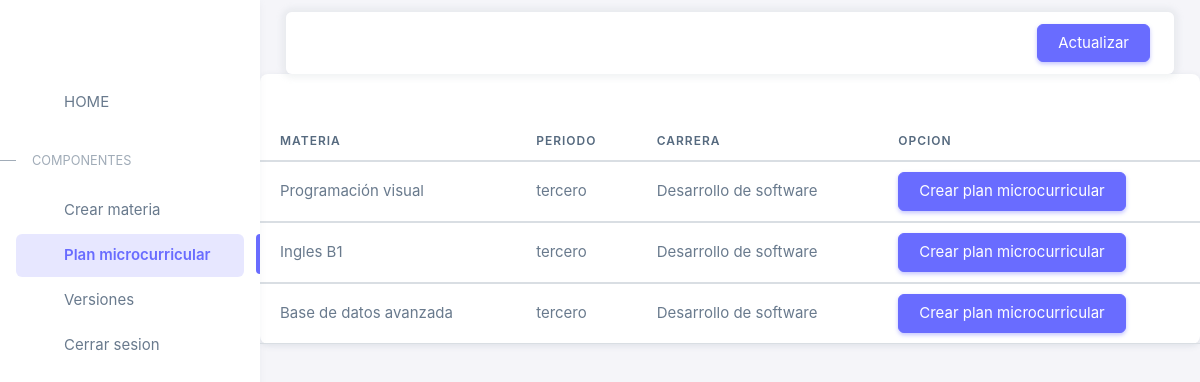
The page /plan/ (signed in) on the database its author committed.
### inicioApp/models.py (models this page shows, shortened)
class Informativo(models.Model):
    id_informativo = models.AutoField(primary_key=True)
    carrera = models.CharField(max_length=60)
    informacion = models.CharField(max_length=200)
    id_asignatura = models.ForeignKey(asignatura, null=True, on_delete=models.SET_NULL)
    periodo = models.CharField(max_length=20)
    prerrequisito = models.CharField(max_length=50, blank=True)
    correquisito = models.CharField(max_length=50, blank=True)
    profesional = models.CharField(max_length=50, blank=True)
    unidad_organ = models.CharField(max_length=20)
    horas_docencia = models.IntegerField()
    horas_prac_docente = models.IntegerField()
    horas_pract_autonoma = models.IntegerField()
    horas_trab_autonomo = models.IntegerField()
    objetivo_general = models.CharField(max_length=400, blank=True)
    id_ver_syllabus = models.ForeignKey(Syllabus, null=True, on_delete=models.SET_NULL)
    id_usuario = models.ForeignKey(User, null=True, on_delete=models.SET_NULL)

class asignatura(models.Model):
    id_asignatura = models.AutoField(primary_key=True)
    nombre = models.CharField(max_length=50)
    def __str__(self):
        return self.nombre

### inicioApp/views.py (the view)
# urls.py: path('plan/', views.planDef, name='plan'),
def planDef(request):
    informativos_usuario = Informativo.objects.filter(id_usuario=request.user)
    context = {
        'informativos': informativos_usuario,
    }
    return render(request, 'plan.html', context)

### inicioApp/context_processors.py (called while the page is built)
def asignaturas_context(request):
    asignaturas = asignatura.objects.all()
    return {'asignaturas': asignaturas}

### inicioApp/templates/plan.html (shortened to what this page needs)
{% load static %}
<!DOCTYPE html>
<html lang="en" class="light-style layout-menu-fixed" dir="ltr" data-theme="theme-default" data-assets-path="../assets/" data-template="vertical-menu-template-free">
<head>
    <link rel="stylesheet" href="{% static 'css/boxicons.css' %}" />
    <link rel="stylesheet" href="{% static 'css/core.css' %}" class="template-customizer-core-css" />
    <link rel="stylesheet" href="{% static 'css/theme-default.css' %}" class="template-customizer-theme-css" />
    <link rel="stylesheet" href="{% static 'css/demo.css' %}" />
</head>
<body>
    <div class="layout-wrapper layout-content-navbar">
        <div class="layout-container">
            <aside id="layout-menu" class="layout-menu menu-vertical menu bg-menu-theme">
                <div class="app-brand demo">
                </div>
                <ul class="menu-inner py-1">
                    <li class="menu-item">
                        <a href="{% url 'principal' %}" class="menu-link">
                            <div data-i18n="Basic">HOME</div>
                        </a>
                    </li>
                    <li class="menu-header small text-uppercase">
                        <span class="menu-header-text">Componentes</span>
                    </li>
                    <li class="menu-item">
                        <a href="{% url 'materia' %}" class="menu-link">
                            <div data-i18n="Basic">Crear materia</div>
                        </a>
                    </li>
                    <li class="menu-item active">
                        <a href="{% url 'plan' %}" class="menu-link">
                            <div data-i18n="Analytics">Plan microcurricular</div>
                        </a>
                    </li>
                    <li class="menu-item">
                        <a href="{% url 'version' %}" class="menu-link">
                            <div data-i18n="Basic">Versiones</div>
                        </a>
                    </li>
                    <li class="menu-item">
                        <a href="{% url 'logout' %}" class="menu-link">
                            <div data-i18n="Boxicons">Cerrar sesion</div>
                        </a>
                    </li>
                </ul>
            </aside>
            <div class="layout-page">
                <nav class="layout-navbar container-xxl navbar navbar-expand-xl navbar-detached align-items-center bg-navbar-theme" id="layout-navbar">
                    <a href="{% url 'ensenar_informacion2' %}" class="btn btn-primary">Actualizar</a>
                </nav>
                <div class="card" >
                    <h5 class="card-header">
                    </h5>
                    <div class="table-responsive text-nowrap">
                        <table class="table table-white">
                            <thead>
                                <tr>
                                    <th>Materia</th>
                                    <th>Periodo</th>
                                    <th>Carrera</th>
                                    <th>Opcion</th>
                                </tr>
                            </thead>
                            <tbody class="table-border-bottom-0">
                            {% for informativo in informativos %}
                                <tr>
                                    <td>{{ informativo.id_asignatura }}</td>
                                    <td>{{ informativo.periodo }}</td>
                                    <td>{{ informativo.carrera }}</td>
                                    <td>
                                        <div class="dropdown">
                                            <button type="button" class="btn btn-primary btn-crear-plan" data-toggle="modal" data-target="#exampleModal" data-id_asignatura="{{ informativo.id_asignatura }}">
                                                   Crear plan microcurricular
                                            </button>
                                        </div>
                                    </td>
                                </tr>
                            </tbody>
                            {% endfor %}
                        </table>
                    </div>
                </div>
            </div>
        </div>
    </div>
</body>
</html>

### inicioApp/static/css/theme-default.css (style rules this page uses)
.bg-menu-theme .menu-header { position: relative; }
.bg-menu-theme .menu-header:before { content: ""; position: absolute; left: 0; top: 1.1875rem; width: 1rem; height: 1px; transition: all 0.3s ease-in-out; }
.layout-wrapper:not(.layout-horizontal) .bg-menu-theme .menu-inner .menu-item .menu-link { border-radius: 0.375rem; }
.layout-wrapper:not(.layout-horizontal) .bg-menu-theme .menu-inner > .menu-item.active:before { content: ""; position: absolute; right: 0; width: 0.25rem; height: 2.5rem; border-radius: 0.375rem 0 0 0.375rem; }
.btn-primary { color: #fff; background-color: #696cff; border-color: #696cff; box-shadow: 0 0.125rem 0.25rem 0 rgba(105, 108, 255, 0.4); }
a { color: #696cff; }
.bg-navbar-theme { background-color: #fff !important; color: #697a8d; }
.layout-navbar { background-color: rgba(255, 255, 255, 0.95) !important; -webkit-backdrop-filter: saturate(200%) blur(6px); backdrop-filter: saturate(200%) blur(6px); }
.navbar-detached { box-shadow: 0 0 0.375rem 0.25rem rgba(161, 172, 184, 0.15); }
.bg-menu-theme { background-color: #fff !important; color: #697a8d; }
.bg-menu-theme .menu-link, .bg-menu-theme .menu-horizontal-prev, .bg-menu-theme .menu-horizontal-next { color: #697a8d; }
.bg-menu-theme .menu-item.open:not(.menu-item-closing) > .menu-toggle, .bg-menu-theme .menu-item.active > .menu-link { color: #566a7f; }
.bg-menu-theme .menu-item.active > .menu-link:not(.menu-toggle) { background-color: #fff; }
.bg-menu-theme .menu-header { color: #8f9baa; }
.bg-menu-theme .menu-inner > .menu-header::before { background-color: transparent; }
.bg-menu-theme .menu-header { color: #a1acb8; }
.bg-menu-theme .menu-header:before { background-color: #a1acb8 !important; }
.bg-menu-theme.menu-vertical { box-shadow: 0 0.125rem 0.375rem 0 rgba(161, 172, 184, 0.12); }
.bg-menu-theme .menu-inner > .menu-item.active > .menu-link { color: #696cff; background-color: rgba(105, 108, 255, 0.16) !important; }
.bg-menu-theme .menu-inner > .menu-item.active:before { background: #696cff; }

### inicioApp/static/css/demo.css (style rules this page uses)
.menu .app-brand.demo { height: 64px; margin-top: 12px; }

### rows shown on the page
Informativo: id_asignatura "Programación visual", periodo "tercero", carrera "Desarrollo de software"
Informativo: id_asignatura "Ingles B1", periodo "tercero", carrera "Desarrollo de software"
Informativo: id_asignatura "Base de datos avanzada", periodo "tercero", carrera "Desarrollo de software"
